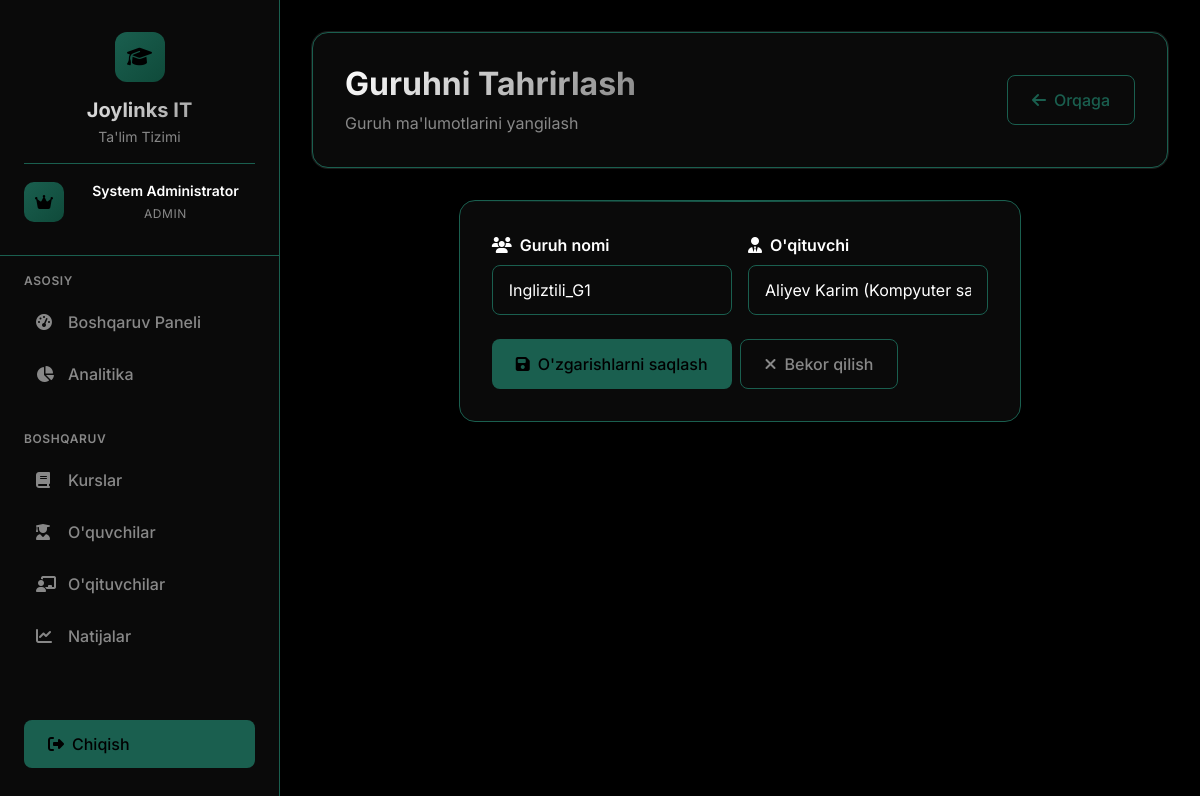
/admin/groups/edit/1 (signed in), run on the app's committed database.
### app.py (models this page shows)
class User(UserMixin, db.Model):
    id = db.Column(db.Integer, primary_key=True)
    username = db.Column(db.String(80), unique=True, nullable=False)
    password_hash = db.Column(db.String(120), nullable=False)
    role = db.Column(db.String(20), nullable=False)  # admin, teacher, student
    full_name = db.Column(db.String(100), nullable=False)
    teacher_profile = db.relationship('Teacher', backref='user', uselist=False)
    student_profile = db.relationship('Student', backref='user', uselist=False)

class Group(db.Model):
    id = db.Column(db.Integer, primary_key=True)
    name = db.Column(db.String(50), nullable=False)
    teacher_id = db.Column(db.Integer, db.ForeignKey('teacher.id'), nullable=False)
    students = db.relationship('Student', backref='group', lazy=True)
    tests = db.relationship('Test', backref='group', lazy=True)

### app.py (the view)
@app.route('/admin/groups/edit/<int:group_id>', methods=['GET', 'POST'])
@admin_required
def admin_edit_group(group_id):
    group = Group.query.get_or_404(group_id)
    if request.method == 'POST':
        group.name = request.form.get('name')
        group.teacher_id = request.form.get('teacher_id')
        db.session.commit()
        flash('Guruh muvaffaqiyatli yangilandi!', 'success')
        return redirect(url_for('admin_groups'))
    teachers = db.session.query(Teacher, User, Course).join(User).join(Course).all()
    return render_template('admin/edit_group_modern.html', group=group, teachers=teachers)

### app.py (called while the page is built)
@login_manager.user_loader
def load_user(user_id):
    return User.query.get(int(user_id))

def admin_required(f):
    @wraps(f)
    def decorated_function(*args, **kwargs):
        if not current_user.is_authenticated or current_user.role != 'admin':
            flash('Kirish taqiqlangan. Admin huquqlari kerak.', 'danger')
            return redirect(url_for('login'))
        return f(*args, **kwargs)
    return decorated_function

### templates/admin/edit_group_modern.html (shortened to what this page needs)
{% extends "base_modern.html" %}
{% block content %}
<div class="page-header">
    <div class="d-flex justify-content-between align-items-center">
        <div>
            <h1 class="page-title">Guruhni Tahrirlash</h1>
            <p class="page-subtitle">Guruh ma'lumotlarini yangilash</p>
        </div>
        <div class="d-flex gap-2">
            <a href="{{ url_for('admin_groups') }}" class="btn btn-outline-light">
                <i class="fas fa-arrow-left me-2"></i>Orqaga
            </a>
        </div>
    </div>
</div>
<div class="row justify-content-center">
    <div class="col-lg-8">
        <div class="content-card">
            <form method="POST">
                <div class="row g-3">
                    <div class="col-md-6">
                        <label class="form-label">
                            <i class="fas fa-users me-2"></i>Guruh nomi
                        </label>
                        <input type="text" class="form-control" name="name" value="{{ group.name }}" required
                               placeholder="Masalan: Web Development-101">
                    </div>
                    <div class="col-md-6">
                        <label class="form-label">
                            <i class="fas fa-user-tie me-2"></i>O'qituvchi
                        </label>
                        <select class="form-control" name="teacher_id" required>
                            {% for teacher, user, course in teachers %}
                            <option value="{{ teacher.id }}" {% if teacher.id == group.teacher_id %}selected{% endif %}>
                                {{ user.full_name }} ({{ course.name }})
                            </option>
                            {% endfor %}
                        </select>
                    </div>
                </div>
                <div class="d-flex gap-2 mt-4">
                    <button type="submit" class="btn-primary-custom">
                        <i class="fas fa-save me-2"></i>O'zgarishlarni saqlash
                    </button>
                    <a href="{{ url_for('admin_groups') }}" class="btn btn-outline-secondary">
                        <i class="fas fa-times me-2"></i>Bekor qilish
                    </a>
                </div>
            </form>
        </div>
    </div>
</div>
{% endblock %}

### templates/base_modern.html (shortened to what this page needs)
<!DOCTYPE html>
<html lang="uz">
<head>
    <link href="https://cdn.jsdelivr.net/npm/bootstrap@5.3.0/dist/css/bootstrap.min.css" rel="stylesheet">
    <link href="https://cdnjs.cloudflare.com/ajax/libs/font-awesome/6.4.0/css/all.min.css" rel="stylesheet">
</head>
<body>
    <aside class="sidebar" id="sidebar">
        <div class="sidebar-header">
            <div class="logo">
                <i class="fas fa-graduation-cap"></i>
            </div>
            <h3>Joylinks IT</h3>
            <p>Ta'lim Tizimi</p>
            {% if current_user.is_authenticated %}
            <div class="user-info">
                <div class="user-avatar">
                    {% if current_user.role == 'admin' %}
                    <i class="fas fa-crown"></i>
                    {% elif current_user.role == 'teacher' %}
                    <i class="fas fa-user-tie"></i>
                    {% elif current_user.role == 'student' %}
                    <i class="fas fa-user-graduate"></i>
                    {% endif %}
                </div>
                <div class="user-details">
                    <div class="user-name">{{ current_user.full_name }}</div>
                    <div class="user-role">
                        {% if current_user.role == 'admin' %}
                        Admin
                        {% elif current_user.role == 'teacher' %}
                        Ustoz
                        {% elif current_user.role == 'student' %}
                        O'quvchi
                        {% endif %}
                    </div>
                </div>
            </div>
            {% endif %}
        </div>
        <nav class="sidebar-nav">
            {% if current_user.role == 'admin' %}
            <div class="nav-section">
                <div class="nav-section-title">Asosiy</div>
                <a href="{{ url_for('admin_dashboard') }}"
                    class="nav-link {% if request.endpoint == 'admin_dashboard' %}active{% endif %}">
                    <i class="fas fa-tachometer-alt"></i>
                    <span>Boshqaruv Paneli</span>
                </a>
                <a href="{{ url_for('admin_analytics') }}"
                    class="nav-link {% if request.endpoint == 'admin_analytics' %}active{% endif %}">
                    <i class="fas fa-chart-pie"></i>
                    <span>Analitika</span>
                </a>
            </div>
            <div class="nav-section">
                <div class="nav-section-title">Boshqaruv</div>
                <a href="{{ url_for('admin_courses') }}"
                    class="nav-link {% if request.endpoint == 'admin_courses' %}active{% endif %}">
                    <i class="fas fa-book"></i>
                    <span>Kurslar</span>
                </a>
                <a href="{{ url_for('admin_students') }}"
                    class="nav-link {% if request.endpoint == 'admin_students' %}active{% endif %}">
                    <i class="fas fa-user-graduate"></i>
                    <span>O'quvchilar</span>
                </a>
                <a href="{{ url_for('admin_teachers') }}"
                    class="nav-link {% if request.endpoint == 'admin_teachers' %}active{% endif %}">
                    <i class="fas fa-chalkboard-teacher"></i>
                    <span>O'qituvchilar</span>
                </a>
                <a href="{{ url_for('admin_results') }}"
                    class="nav-link {% if request.endpoint == 'admin_results' %}active{% endif %}">
                    <i class="fas fa-chart-line"></i>
                    <span>Natijalar</span>
                </a>
            </div>
            {% endif %}
        </nav>
        <div class="logout-btn">
            <a href="{{ url_for('logout') }}" class="btn-primary-custom w-100">
                <i class="fas fa-sign-out-alt me-2"></i>
                Chiqish
            </a>
        </div>
    </aside>
    <main class="main-content">
        {% block content %}{% endblock %}
    </main>
</body>
</html>

### templates/base_modern.html (style rules this page uses)
:root { --bg-primary: #000000; --bg-secondary: #0a0a0a; --bg-card: #0a0a0a; --text-primary: #ffffff; --text-secondary: #888888; --accent: #1a5f4f; --accent-hover: #0f4a3a; --border: #1a5f4f; --sidebar-width: 280px; }
* { margin: 0; padding: 0; box-sizing: border-box; }
body { font-family: 'Inter', -apple-system, BlinkMacSystemFont, 'Segoe UI', sans-serif; background: var(--bg-primary); color: var(--text-primary); min-height: 100vh; overflow-x: hidden; }
.user-info { margin-top: 1rem; padding-top: 1rem; border-top: 1px solid var(--border); display: flex; align-items: center; gap: 0.75rem; }
.user-avatar { width: 40px; height: 40px; background: linear-gradient(135deg, var(--accent), var(--accent-hover)); border-radius: 10px; display: flex; align-items: center; justify-content: center; color: var(--bg-primary); }
.user-details { flex: 1; }
.user-name { font-size: 0.875rem; font-weight: 600; color: var(--text-primary); margin-bottom: 0.25rem; }
.user-role { font-size: 0.75rem; color: var(--text-secondary); text-transform: uppercase; letter-spacing: 0.05em; }
.sidebar { position: fixed; top: 0; left: 0; height: 100vh; width: var(--sidebar-width); background: var(--bg-card); border-right: 1px solid var(--border); z-index: 1000; transition: all 0.3s cubic-bezier(0.4, 0, 0.2, 1); overflow-y: auto; backdrop-filter: blur(20px); }
.sidebar-header { padding: 2rem 1.5rem; border-bottom: 1px solid var(--border); text-align: center; }
.logo { width: 50px; height: 50px; background: linear-gradient(135deg, var(--accent), var(--accent-hover)); border-radius: 12px; display: flex; align-items: center; justify-content: center; margin: 0 auto 1rem; }
.logo i { font-size: 1.25rem; color: var(--bg-primary); }
.sidebar-header h3 { font-size: 1.25rem; font-weight: 700; background: linear-gradient(135deg, var(--text-primary), var(--text-secondary)); -webkit-background-clip: text; -webkit-text-fill-color: transparent; background-clip: text; margin-bottom: 0.25rem; }
.sidebar-header p { color: var(--text-secondary); font-size: 0.875rem; margin: 0; }
.sidebar-nav { padding: 1rem 0; }
.nav-section { margin-bottom: 2rem; }
.nav-section-title { color: var(--text-secondary); font-size: 0.75rem; font-weight: 600; text-transform: uppercase; letter-spacing: 0.05em; padding: 0 1.5rem; margin-bottom: 0.5rem; }
.nav-link { display: flex; align-items: center; color: var(--text-secondary); text-decoration: none; padding: 0.75rem 1.5rem; margin: 0.25rem 0.75rem; border-radius: 12px; transition: all 0.3s cubic-bezier(0.4, 0, 0.2, 1); font-weight: 500; }
.nav-link i { width: 20px; margin-right: 12px; font-size: 1rem; }
.main-content { margin-left: var(--sidebar-width); padding: 2rem; min-height: 100vh; animation: fadeIn 0.8s ease-in; }
.page-header { background: var(--bg-card); border: 1px solid var(--border); border-radius: 16px; padding: 2rem; margin-bottom: 2rem; backdrop-filter: blur(20px); box-shadow: 0 0 0 1px rgba(255, 255, 255, 0.1); }
.page-title { font-size: 2rem; font-weight: 700; margin-bottom: 0.5rem; background: linear-gradient(135deg, var(--text-primary), var(--text-secondary)); -webkit-background-clip: text; -webkit-text-fill-color: transparent; background-clip: text; }
.page-subtitle { color: var(--text-secondary); font-size: 1rem; margin: 0; }
.btn-primary-custom { background: var(--accent); color: var(--bg-primary); border: none; border-radius: 12px; padding: 0.75rem 1.5rem; font-weight: 600; transition: all 0.3s cubic-bezier(0.4, 0, 0.2, 1); text-decoration: none; display: inline-flex; align-items: center; position: relative; overflow: hidden; }
.btn-primary-custom::before { content: ''; position: absolute; top: 0; left: -100%; width: 100%; height: 100%; background: linear-gradient(90deg, transparent, rgba(255, 255, 255, 0.2), transparent); transition: left 0.5s; }
.content-card { background: var(--bg-card); border: 1px solid var(--border); border-radius: 16px; padding: 2rem; margin-bottom: 2rem; backdrop-filter: blur(20px); animation: slideUp 0.6s ease-out; }
.logout-btn { position: absolute; bottom: 2rem; left: 1.5rem; right: 1.5rem; }

### data on the page
User: full_name "System Administrator"
Group: name "Ingliztili_G1", teacher_id "Aliyev Karim (Kompyuter savodxonligi)"
